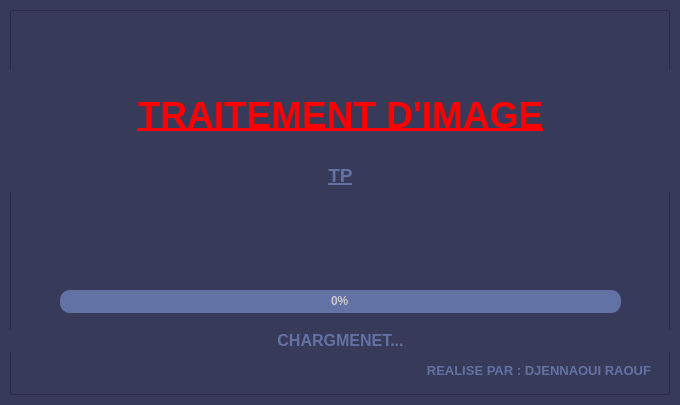
<?xml version="1.0" encoding="UTF-8"?>
<ui version="4.0">
 <class>SplashScreen</class>
 <widget class="QMainWindow" name="SplashScreen">
  <property name="geometry">
   <rect>
    <x>0</x>
    <y>0</y>
    <width>680</width>
    <height>405</height>
   </rect>
  </property>
  <property name="windowTitle">
   <string>MainWindow</string>
  </property>
  <property name="styleSheet">
   <string notr="true">background-color: rgb(56, 58, 89);	</string>
  </property>
  <widget class="QWidget" name="centralwidget">
   <layout class="QVBoxLayout" name="verticalLayout">
    <property name="spacing">
     <number>0</number>
    </property>
    <property name="leftMargin">
     <number>10</number>
    </property>
    <property name="topMargin">
     <number>10</number>
    </property>
    <property name="rightMargin">
     <number>10</number>
    </property>
    <property name="bottomMargin">
     <number>10</number>
    </property>
    <item>
     <widget class="QFrame" name="dropShadowFrame">
      <property name="styleSheet">
       <string notr="true">QFrame {	
	background-color: rgb(56, 58, 89);	
	color: rgb(220, 220, 220);
	
}</string>
      </property>
      <property name="frameShape">
       <enum>QFrame::StyledPanel</enum>
      </property>
      <property name="frameShadow">
       <enum>QFrame::Raised</enum>
      </property>
      <widget class="QLabel" name="label_title">
       <property name="geometry">
        <rect>
         <x>0</x>
         <y>60</y>
         <width>661</width>
         <height>91</height>
        </rect>
       </property>
       <property name="font">
        <font>
         <family>Segoe UI</family>
         <pointsize>28</pointsize>
         <weight>75</weight>
         <bold>true</bold>
        </font>
       </property>
       <property name="styleSheet">
        <string notr="true">color: rgb(254, 0, 0);</string>
       </property>
       <property name="text">
        <string>&lt;html&gt;&lt;head/&gt;&lt;body&gt;&lt;p&gt;&lt;span style=&quot; text-decoration: underline;&quot;&gt;TRAITEMENT D'IMAGE&lt;/span&gt;&lt;/p&gt;&lt;/body&gt;&lt;/html&gt;</string>
       </property>
       <property name="alignment">
        <set>Qt::AlignCenter</set>
       </property>
      </widget>
      <widget class="QLabel" name="label_description">
       <property name="geometry">
        <rect>
         <x>0</x>
         <y>150</y>
         <width>661</width>
         <height>31</height>
        </rect>
       </property>
       <property name="font">
        <font>
         <family>Segoe UI</family>
         <pointsize>14</pointsize>
         <weight>75</weight>
         <bold>true</bold>
        </font>
       </property>
       <property name="styleSheet">
        <string notr="true">color: rgb(98, 114, 164);</string>
       </property>
       <property name="text">
        <string>&lt;html&gt;&lt;head/&gt;&lt;body&gt;&lt;p&gt;&lt;span style=&quot; text-decoration: underline;&quot;&gt;TP&lt;/span&gt;&lt;/p&gt;&lt;/body&gt;&lt;/html&gt;</string>
       </property>
       <property name="alignment">
        <set>Qt::AlignCenter</set>
       </property>
      </widget>
      <widget class="QProgressBar" name="progressBar">
       <property name="geometry">
        <rect>
         <x>50</x>
         <y>280</y>
         <width>561</width>
         <height>23</height>
        </rect>
       </property>
       <property name="font">
        <font>
         <weight>75</weight>
         <bold>true</bold>
        </font>
       </property>
       <property name="styleSheet">
        <string notr="true">QProgressBar {
	
	background-color: rgb(98, 114, 164);
	color: rgb(200, 200, 200);
	border-style: none;
	border-radius: 10px;
	text-align: center;
}
QProgressBar::chunk{
	border-radius: 10px;
	background-color: qlineargradient(spread:pad, x1:0, y1:0.511364, x2:1, y2:0.523, stop:0 rgba(254, 0, 0, 255), stop:1 rgba(170,0, 0, 255));
}</string>
       </property>
       <property name="value">
        <number>0</number>
       </property>
      </widget>
      <widget class="QLabel" name="label_loading">
       <property name="geometry">
        <rect>
         <x>0</x>
         <y>320</y>
         <width>661</width>
         <height>21</height>
        </rect>
       </property>
       <property name="font">
        <font>
         <family>Segoe UI</family>
         <pointsize>12</pointsize>
         <weight>75</weight>
         <bold>true</bold>
        </font>
       </property>
       <property name="styleSheet">
        <string notr="true">color: rgb(98, 114, 164);</string>
       </property>
       <property name="text">
        <string>CHARGMENET...</string>
       </property>
       <property name="alignment">
        <set>Qt::AlignCenter</set>
       </property>
      </widget>
      <widget class="QLabel" name="label_credits">
       <property name="geometry">
        <rect>
         <x>20</x>
         <y>350</y>
         <width>621</width>
         <height>21</height>
        </rect>
       </property>
       <property name="font">
        <font>
         <family>Segoe UI</family>
         <pointsize>10</pointsize>
        </font>
       </property>
       <property name="styleSheet">
        <string notr="true">color: rgb(98, 114, 164);</string>
       </property>
       <property name="text">
        <string>&lt;html&gt;&lt;head/&gt;&lt;body&gt;&lt;p&gt;&lt;span style=&quot; font-weight:600;&quot;&gt;REALISE PAR : DJENNAOUI RAOUF&lt;/span&gt;&lt;/p&gt;&lt;/body&gt;&lt;/html&gt;</string>
       </property>
       <property name="alignment">
        <set>Qt::AlignRight|Qt::AlignTrailing|Qt::AlignVCenter</set>
       </property>
      </widget>
     </widget>
    </item>
   </layout>
  </widget>
 </widget>
 <resources/>
 <connections/>
</ui>
